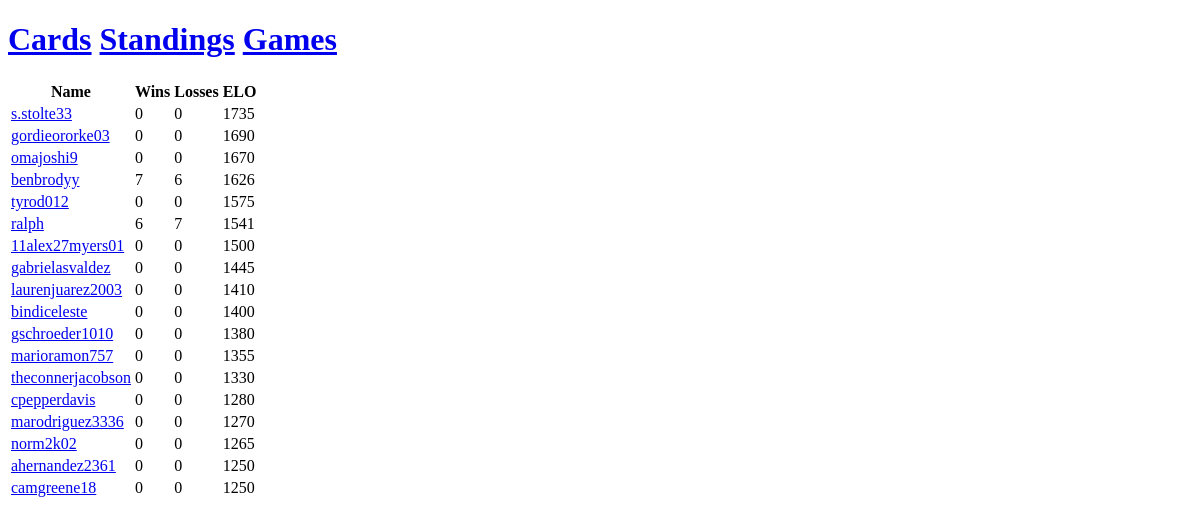
The page /pingpong/ on the database as committed earlier.
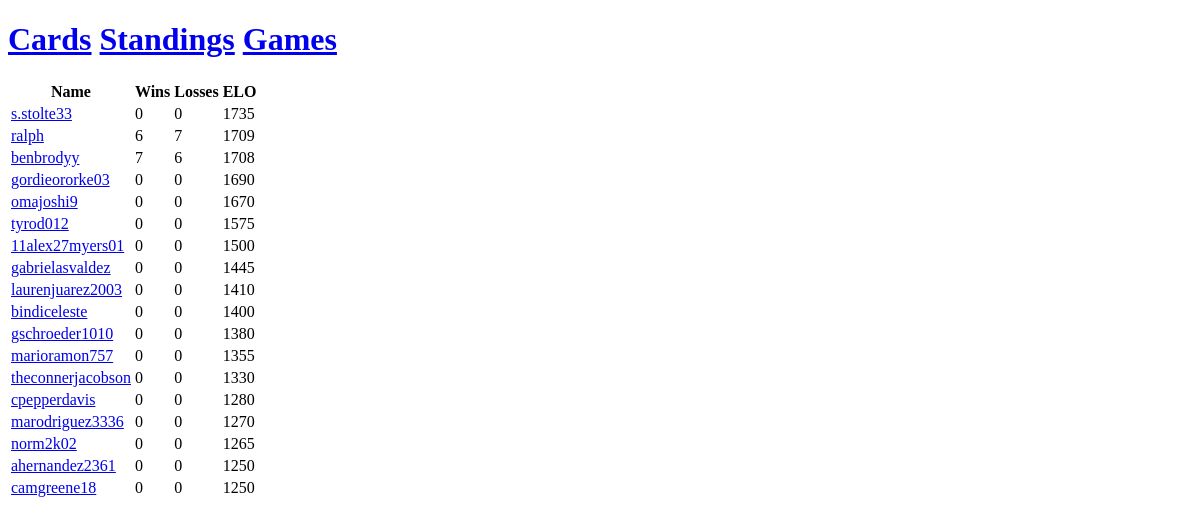
The same page on the database as committed later.
### standings/models.py (models this page shows, shortened)
class Player(models.Model):
    name = models.CharField(max_length=200, unique=True)
    id = models.CharField(max_length=200, primary_key=True)
    elo = models.IntegerField(default=1500)

### standings/views.py (the view)
# urls.py: path('pingpong/', views.PingPongIndexView.as_view(), name='pindex'),
class PingPongIndexView(generic.ListView):
    template_name = 'standings/pindex.html'
    context_object_name = 'standings'
    def get_queryset(self):
        return Player.objects.annotate(wins=Count('winners', distinct=True), losses=Count('losers', distinct=True)).order_by('-elo')

### standings/templates/standings/pindex.html (shortened to what this page needs)
{% extends "standings/base.html" %}
{% block content %}
<table>
  <tr>
    <th>Name</th>
    <th>Wins</th>
    <th>Losses</th>
    <th>ELO</th>
  </tr>
{% for player in standings %}
  <tr>
    <td><a href="{% url 'standings:player' player.name %}">{{ player.name }}</a></td>
    <td>{{ player.wins }}</td>
    <td>{{ player.losses }}</td>
    <td>{{ player.elo }}</td>
  </tr>
{% endfor %}
</table>
{% endblock %}

Rows that differ between the two databases and show on the page:
changed Player "ralph": elo "1541" → "1709"; moves up the list
changed Player "benbrodyy": elo "1626" → "1708"; moves up the list
